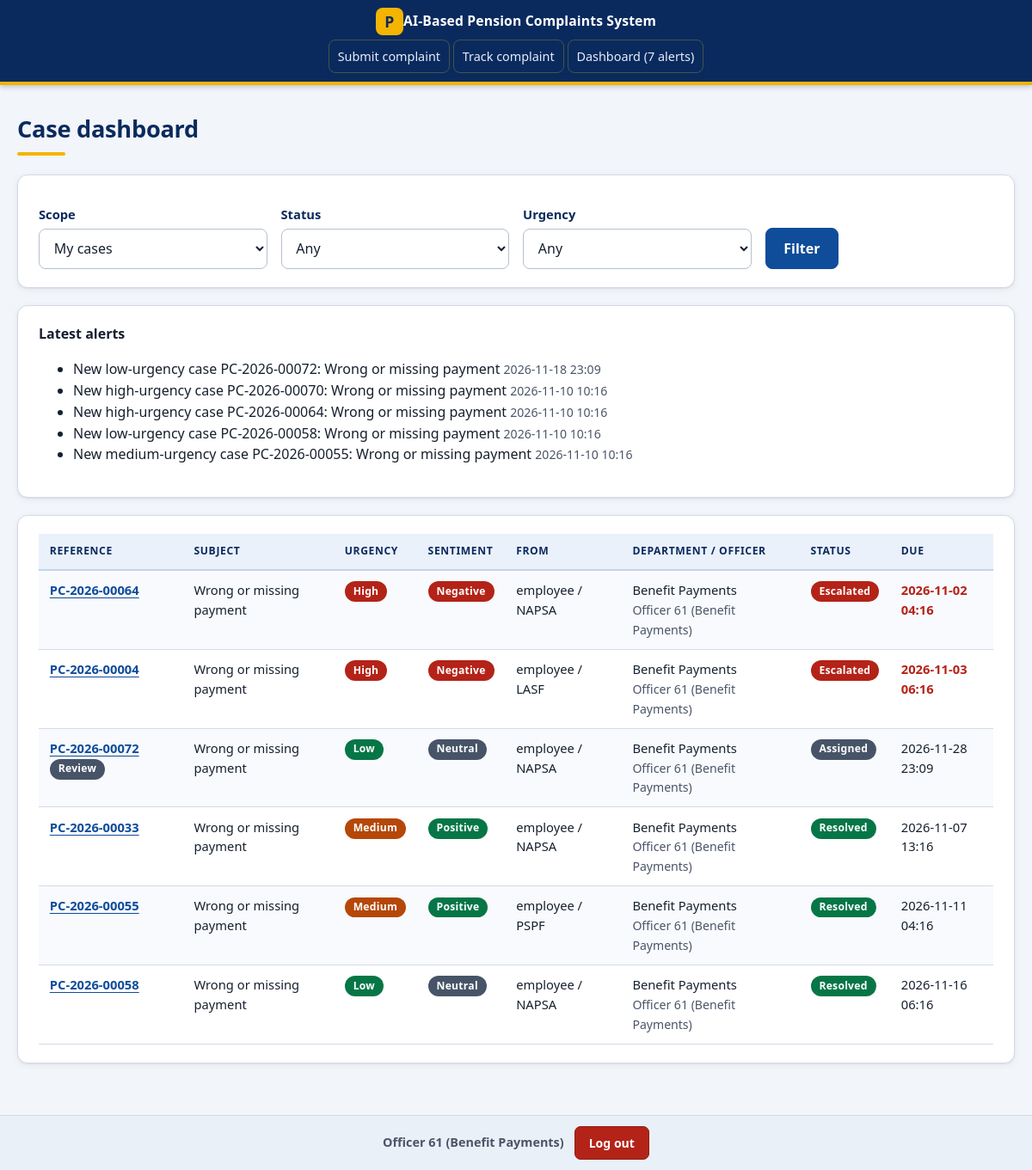
/dashboard (signed in), run on an earlier commit of the app's database.
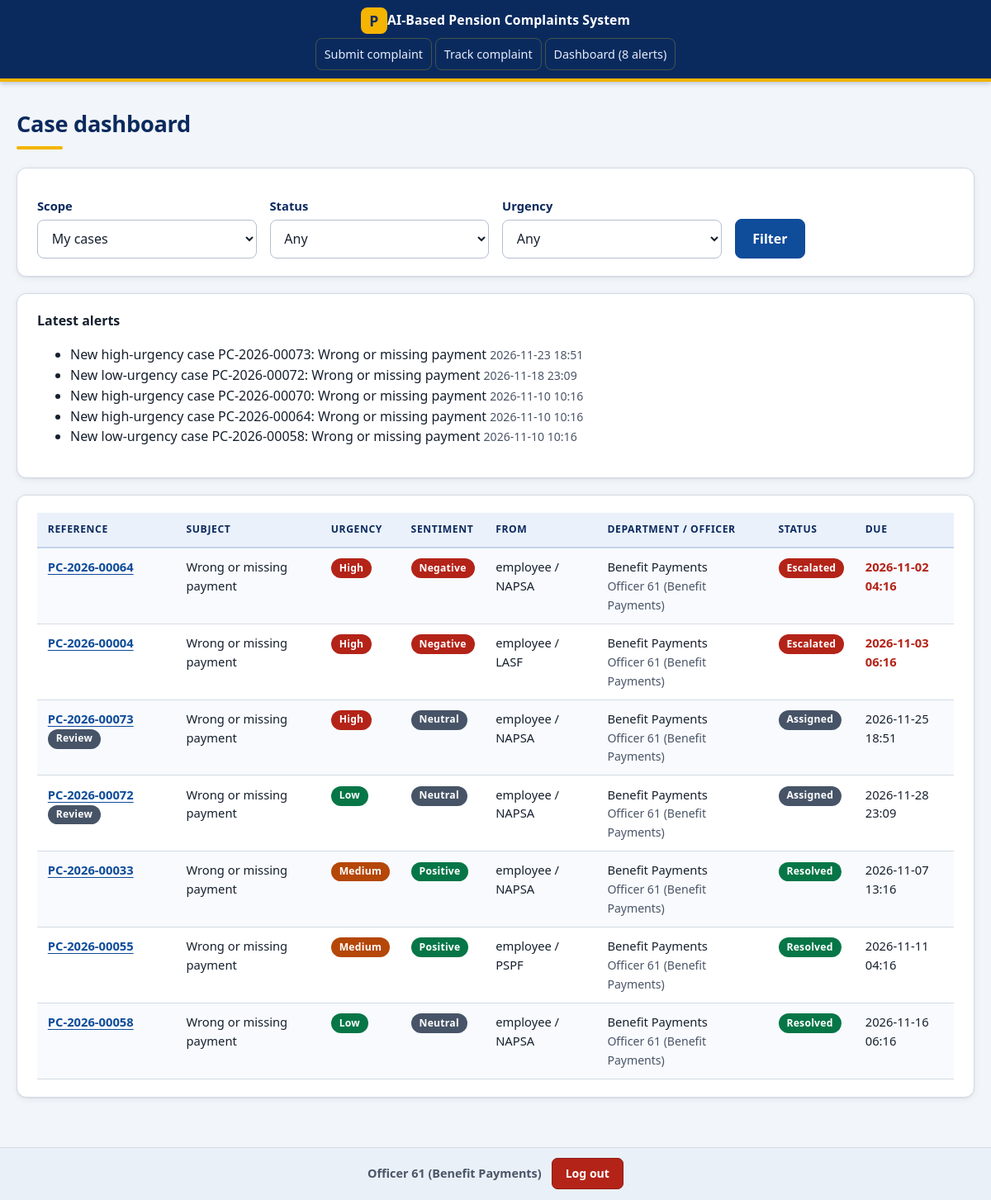
And on a later commit of the database.
### tables this page shows
CREATE TABLE notifications (notification_id INTEGER PRIMARY KEY, officer_id INTEGER, complaint_id INTEGER, message TEXT, created_at TEXT);

CREATE TABLE predictions (prediction_id INTEGER PRIMARY KEY, complaint_id INTEGER, category TEXT, urgency TEXT, sentiment TEXT, confidence REAL, needs_review INTEGER,
  model_version TEXT, corrected_category TEXT, corrected_urgency TEXT, corrected_sentiment TEXT);

CREATE TABLE complaints (complaint_id INTEGER PRIMARY KEY, reference_no TEXT UNIQUE, complainant_id INTEGER, department_id INTEGER, officer_id INTEGER,
  text TEXT, status TEXT, created_at TEXT, due_at TEXT, resolved_at TEXT, is_escalated INTEGER DEFAULT 0);

CREATE TABLE complainants (complainant_id INTEGER PRIMARY KEY, institution_id INTEGER, role TEXT, full_name TEXT, contact TEXT);

CREATE TABLE institutions (institution_id INTEGER PRIMARY KEY, code TEXT, name TEXT);

CREATE TABLE departments (department_id INTEGER PRIMARY KEY, name TEXT);

CREATE TABLE officers (officer_id INTEGER PRIMARY KEY, department_id INTEGER, username TEXT UNIQUE, full_name TEXT, role TEXT, password_hash TEXT);

### app.py (the view)
@app.route('/dashboard')
@staff()
def dashboard():
    con = db(); run_escalations(con)
    f = {k: request.args.get(k, '') for k in ('status', 'urgency', 'scope')}
    where, args = [], []
    scope = f['scope'] or ('mine' if session['role'] == 'officer' else 'all')
    if scope == 'mine' and session['role'] == 'officer': where.append('c.officer_id=?'); args.append(session['uid'])
    if f['status']: where.append('c.status=?'); args.append(f['status'])
    if f['urgency']: where.append('COALESCE(p.corrected_urgency,p.urgency)=?'); args.append(f['urgency'])
    rows = q(f"""SELECT c.*, COALESCE(p.corrected_category,p.category) cat, COALESCE(p.corrected_urgency,p.urgency) urg, COALESCE(p.corrected_sentiment,p.sentiment) sent, p.needs_review,
        d.name dept, o.full_name officer, cm.role crole, i.code inst FROM complaints c JOIN predictions p ON p.complaint_id=c.complaint_id JOIN departments d ON d.department_id=c.department_id
        LEFT JOIN officers o ON o.officer_id=c.officer_id JOIN complainants cm ON cm.complainant_id=c.complainant_id JOIN institutions i ON i.institution_id=cm.institution_id
        {'WHERE ' + ' AND '.join(where) if where else ''} ORDER BY CASE c.status WHEN 'Escalated' THEN 0 WHEN 'Resolved' THEN 2 WHEN 'Closed' THEN 3 ELSE 1 END,
        CASE COALESCE(p.corrected_urgency,p.urgency) WHEN 'high' THEN 0 WHEN 'medium' THEN 1 ELSE 2 END, c.due_at LIMIT 200""", args)
    notes = q('SELECT n.message, n.created_at FROM notifications n WHERE officer_id=? ORDER BY notification_id DESC LIMIT 5', (session['uid'],))
    return render_template('dashboard.html', rows=rows, f=f, scope=scope, notes=notes)

### app.py (called while the page is built)
def db():
    if 'db' not in g:
        g.db = sqlite3.connect(DB_PATH); g.db.row_factory = sqlite3.Row
    return g.db

def q(sql, args=(), one=False):
    cur = db().execute(sql, args); rows = cur.fetchall()
    return (rows[0] if rows else None) if one else rows

def staff(*roles):
    def deco(f):
        @wraps(f)
        def w(*a, **k):
            if 'uid' not in session: return redirect(url_for('login', next=request.path))
            if roles and session['role'] not in roles: abort(403)
            return f(*a, **k)
        return w
    return deco

@app.context_processor
def inject():
    unread = 0
    if 'uid' in session: unread = q('SELECT COUNT(*) n FROM notifications WHERE officer_id=?', (session['uid'],), one=True)['n']
    return dict(session=session, CATEGORIES=CATEGORIES, STATUSES=STATUSES, notif_count=unread, now=now())

@app.template_filter('dt')
def dt(v): return v[:16] if v else '-'

### PROTOTYPE/templates/dashboard.html
{% extends 'base.html' %}{% block content %}<h1>Case dashboard</h1>
<div class="card"><form method="get" class="row"><div><label>Scope</label><select name="scope"><option value="mine" {{ 'selected' if scope=='mine' }}>My cases</option><option value="all" {{ 'selected' if scope=='all' }}>All cases</option></select></div>
<div><label>Status</label><select name="status"><option value="">Any</option>{% for s in STATUSES %}<option {{ 'selected' if f.status==s }}>{{ s }}</option>{% endfor %}</select></div>
<div><label>Urgency</label><select name="urgency"><option value="">Any</option>{% for u in ['high','medium','low'] %}<option {{ 'selected' if f.urgency==u }}>{{ u }}</option>{% endfor %}</select></div>
<div style="align-self:end"><button>Filter</button></div></form>
{% if session.role in ('supervisor','admin') %}<form method="post" action="{{ url_for('admin_escalate') }}" style="margin-top:.7rem"><button class="alt">Run escalation check now</button></form>{% endif %}</div>
{% if notes %}<div class="card"><b>Latest alerts</b><ul>{% for n in notes %}<li>{{ n.message }} <span class="muted">{{ n.created_at|dt }}</span></li>{% endfor %}</ul></div>{% endif %}
<div class="card" style="overflow-x:auto"><table><tr><th>Reference</th><th>Subject</th><th>Urgency</th><th>Sentiment</th><th>From</th><th>Department / officer</th><th>Status</th><th>Due</th></tr>
{% for r in rows %}<tr><td><a href="{{ url_for('case', cid=r.complaint_id) }}">{{ r.reference_no }}</a>{% if r.needs_review %} <span class="badge" title="Low AI confidence">review</span>{% endif %}</td><td>{{ CATEGORIES[r.cat] }}</td>
<td><span class="badge {{ r.urg }}">{{ r.urg }}</span></td><td><span class="badge {{ r.sent }}">{{ r.sent }}</span></td><td>{{ r.crole }} / {{ r.inst }}</td><td>{{ r.dept }}<br><span class="muted">{{ r.officer }}</span></td>
<td><span class="badge st-{{ r.status }}">{{ r.status }}</span></td><td class="{{ 'overdue' if r.status == 'Escalated' }}">{{ r.due_at|dt }}</td></tr>
{% else %}<tr><td colspan="8">No cases match.</td></tr>{% endfor %}</table></div>{% endblock %}

### PROTOTYPE/templates/base.html (shortened to what this page needs)
<!doctype html>
<html lang="en">
    <head>
        <link rel="stylesheet" href="{{ url_for('static', filename='style.css') }}">
    </head>
    <body>
        <header>
            <span class="brand">AI-Based Pension Complaints System</span>
            <div class="nav">
                <a href="{{ url_for('submit') }}">Submit complaint</a>
                <a href="{{ url_for('track') }}">Track complaint</a>
                {% if session.uid %}
                {% if session.role in ('officer','supervisor','admin') %}
                <a href="{{ url_for('dashboard') }}">Dashboard ({{ notif_count }} alerts)</a>
                {% endif %}
                {% else %}
                <a href="{{ url_for('member_login') }}">Member login</a>
                {% endif %}
            </div>
        </header>
        <main>
            {% block content %}{% endblock %}
        </main>
        {% if session.uid %}
        <footer class="app-footer">
            <span class="signed-in-user">{{ session.name }}</span>
            <a class="logout-button" href="{{ url_for('logout') }}" aria-label="Log out">Log out</a>
        </footer>
        {% endif %}
    </body>
    </html>

### PROTOTYPE/static/style.css (style rules this page uses)
:root { --navy: #0A2A5E; --blue: #0F4C9A; --blue-dark: #0B3B7A; --blue-tint: #EAF1FB; --gold: #F4B400; --gold-tint: #FFF4CC; --ink: #16202E; --muted: #4A5568; --line: #D3DAE6; --bg: #F2F5F9; --danger: #B42318; --warn: #B54708; --success: #067647; --neutral: #475467; --radius: 12px; --shadow: 0 1px 2px rgba(16, 24, 40, .06), 0 2px 8px rgba(16, 24, 40, .06); }
* { box-sizing: border-box }
html { font-size: 16px; -webkit-text-size-adjust: 100% }
body { margin: 0; background: var(--bg); color: var(--ink); font-family: "Segoe UI", system-ui, -apple-system, Calibri, Arial, sans-serif; line-height: 1.55 }
a { color: var(--blue); text-underline-offset: 3px }
header { position: sticky; top: 0; z-index: 20; display: flex; flex-direction: column; align-items: center; justify-content: center; gap: .35rem; padding: .55rem 1.5rem .65rem; background: var(--navy); border-bottom: 4px solid var(--gold); box-shadow: 0 2px 6px rgba(10, 42, 94, .25) }
header .nav { width: 100%; display: flex; flex-wrap: wrap; align-items: center; justify-content: center; gap: .15rem .25rem }
header .brand { display: flex; align-items: center; justify-content: center; width: 100%; flex: none; min-width: 0; color: #fff; font-weight: 700; font-size: .98rem; letter-spacing: .01em; line-height: 1.25 }
header .brand::before { content: "P"; display: inline-grid; place-items: center; width: 32px; height: 32px; border-radius: 8px; background: var(--gold); color: var(--navy); font-weight: 800; font-size: 1.1rem }
header a { color: #E6EEF9; text-decoration: none; font-size: .9rem; font-weight: 500; padding: .45rem .62rem; border-radius: 8px; border: 1px solid rgb(255, 217, 0, 0.24); white-space: nowrap; transition: background .15s }
main { max-width: 1200px; margin: 0 auto; padding: 2rem 1.25rem 2.5rem }
h1 { margin: .1rem 0 1.4rem; color: var(--navy); font-size: 1.7rem; line-height: 1.25; letter-spacing: -.01em }
h1::after { content: ""; display: block; width: 56px; height: 4px; margin-top: .6rem; border-radius: 2px; background: var(--gold) }
.card { background: #fff; border: 1px solid var(--line); border-radius: var(--radius); padding: 1.3rem 1.5rem; margin-bottom: 1.25rem; box-shadow: var(--shadow) }
.row { display: grid; grid-template-columns: repeat(auto-fit, minmax(min(100%, 200px), 1fr)); gap: 1rem }
.muted { color: var(--muted); font-size: .88rem }
label { display: block; margin: .85rem 0 .3rem; font-weight: 600; font-size: .92rem; color: var(--navy) }
input, select, textarea { width: 100%; padding: .65rem .8rem; border: 1px solid #B5C0D0; border-radius: 8px; background: #fff; color: var(--ink); font: inherit; transition: border-color .15s, box-shadow .15s }
button, .btn { display: inline-block; padding: .65rem 1.3rem; border: 1px solid var(--blue); border-radius: 8px; background: var(--blue); color: #fff; font: inherit; font-weight: 600; text-decoration: none; cursor: pointer; transition: background .15s, box-shadow .15s }
table { width: 100%; border-collapse: collapse; font-size: .92rem }
th, td { padding: .7rem .8rem; border-bottom: 1px solid var(--line); text-align: left; vertical-align: top }
th { background: var(--blue-tint); color: var(--navy); font-size: .76rem; font-weight: 700; text-transform: uppercase; letter-spacing: .05em; border-bottom: 2px solid #C3D3EA; white-space: nowrap }
tr:nth-child(even) td { background: #F8FAFD }
td a { font-weight: 600 }
.badge { display: inline-block; padding: .16rem .62rem; border-radius: 999px; background: var(--neutral); color: #fff; font-size: .76rem; font-weight: 700; letter-spacing: .02em; text-transform: capitalize; white-space: nowrap; vertical-align: middle }
.high, .negative, .st-Escalated { background: var(--danger) }
.medium, .st-Awaiting { background: var(--warn) }
.low, .positive, .st-Resolved, .st-Closed { background: var(--success) }
.neutral { background: var(--neutral) }
.overdue { color: var(--danger); font-weight: 700 }
.app-footer { width: 100%; display: flex; align-items: center; justify-content: center; gap: .75rem; padding: .8rem 1.25rem; background: #EAF0F7; border-top: 1px solid var(--line) }
.signed-in-user { color: var(--muted); font-size: .9rem; font-weight: 600 }
.logout-button { display: inline-block; padding: .45rem 1rem; border: 1px solid #8F1D14; border-radius: 7px; background: var(--danger); color: #fff; font-size: .88rem; font-weight: 700; text-decoration: none }

What changed in the data, as far as the page shows it:
no longer on this page (row unchanged): notifications: message "New medium-urgency case PC-2026-00055: Wrong or missing payment", created_at|dt "2026-11-10 10:16"
added notifications: message "New high-urgency case PC-2026-00073: Wrong or missing payment", created_at|dt "2026-11-23 18:51"
added predictions: reference_no "PC-2026-00073", needs_review "Review", CATEGORIES "Wrong or missing payment", urg "High", sent "Neutral", crole "employee", inst "NAPSA", dept "Benefit Payments", officer "Officer 61 (Benefit Payments)", status "Assigned", due_at|dt "2026-11-25 18:51"
Also different on the page:
{{ notif_count }}: "7" → "8"
